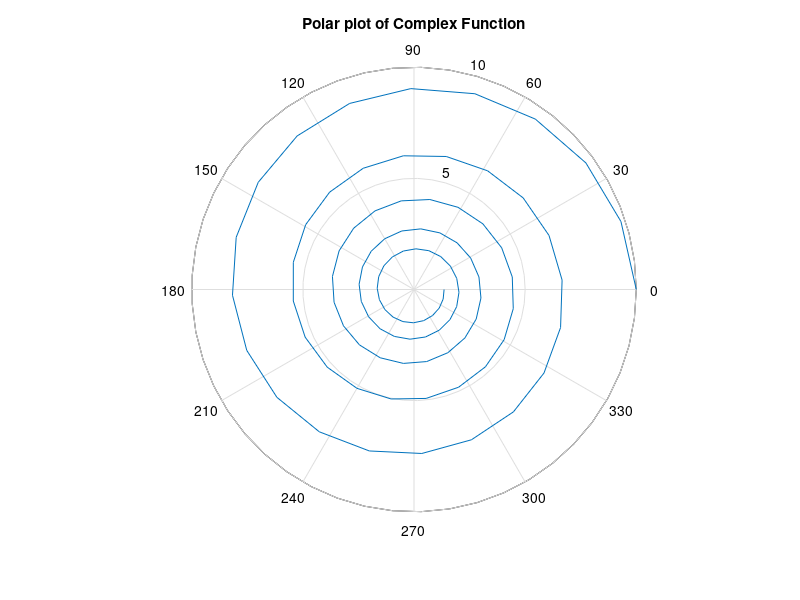

MATLAB code to generate this figure:
%{
8.9
Create a polar plot of the function v(t) = 10*e^((-0.2 + j*pi)t) for 0 <= t <= 10.
%}

%Set range of t and calculate values of v
t = linspace(0, 10);
v = 10 * exp((-0.2 + 1i*pi).*t); %MATLAB says use 1i for improved robustness

%Plot polar graph of v(t)
polar(angle(v), abs(v));
title('\bfPolar plot of Complex Function');